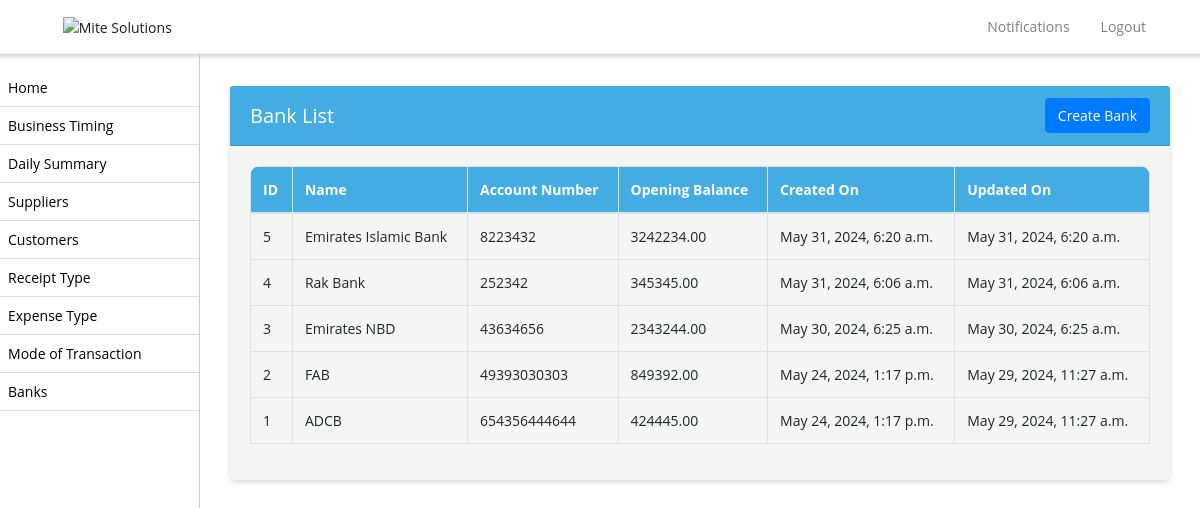
The page /banks/ (signed in) on the database its author committed.
### biztrackapp/models.py (models this page shows, shortened)
class Bank(models.Model):
    name = models.CharField(max_length=255, choices=BANK_CHOICES)
    account_number = models.CharField(max_length=50)
    opening_balance = models.DecimalField(max_digits=10, decimal_places=2)
    business_profile = models.CharField(max_length=255, null=True)
    status = models.BooleanField(default=False)
    created_on = models.DateTimeField(auto_now_add=True, null=True)
    update_on = models.DateTimeField(auto_now=True, null=True)

### biztrackapp/views.py (the view)
# urls.py: path('banks/', BankListView.as_view(), name='bank_list'),
class BankListView(ListView):
    model = Bank
    template_name = 'bank_list.html'
    def get_queryset(self):
        shop_admin = get_object_or_404(ShopAdmin, user=self.request.user)
        shop = shop_admin.shop
        business_profile = get_object_or_404(BusinessProfile, name=shop.name)
        return Bank.objects.filter(business_profile=business_profile.id).order_by('-created_on')

### biztrackapp/templates/bank_list.html (shortened to what this page needs)
{% extends 'base.html' %}
{% block content %}
<div class="container">
  <div class="card">
    <div class="card-header d-flex justify-content-between align-items-center">
      <h5 class="mb-0">Bank List</h5>
      <a href="{% url 'create_bank' %}" class="btn btn-primary float-right">Create Bank</a>
  </div>
    <div class="card-body">
      <div class="table-responsive">
        <table class="table table-bordered table-striped nowrap" id="banklist">
          <thead>
            <tr>
              <th>ID</th>
              <th>Name</th>
              <th>Account Number</th>
              <th>Opening Balance</th>
              <th>Created On</th>
              <th>Updated On</th>
            </tr>
          </thead>
          <tbody>
            {% for bank in object_list %}
            <tr>
              <td>{{ bank.id }}</td>
              <td>{{ bank.name }}</td>
              <td>{{ bank.account_number }}</td>
              <td>{{ bank.opening_balance }}</td>
              <td>{{ bank.created_on }}</td>
              <td>{{ bank.update_on }}</td>
            </tr>
            {% endfor %}
          </tbody>
        </table>
      </div>
    </div>
  </div>
</div>
{% endblock %}

### biztrackapp/templates/base.html (style rules this page uses)
body, p, h1, h2, h3, h4, h5, h6, a, li, label, input, div, span, small { font-family: "Open Sans", sans-serif !important; }
body, p, a, li, li>a { font-size:14px !important; }
body { padding-top: 56px; background-color: #ffffff !important; }
table thead { border-radius: 5px !important; }
table thead th { vertical-align: bottom; border-bottom: 2px solid #dee2e6; background-color: #42ace3 !important; color: #fff !important; }
tbody { border-bottom: 0px !important; background-color: #f5f5f5 !important; }
tbody>tr>td { background-color: #f5f5f5 !important; }
table { border:1px !important; }
div>.table-responsive, table, table>thead { border-radius: 10px !important; }
.card { border:0px !important; margin-top:15px; margin-bottom:15px; box-shadow: 0px 2px 6px -1px #ccc; }
.card-body { background-color: #f5f5f5 !important; }
.card-header { background-color: #42ace3 !important; color:#fff !important; }
.card-header>a, .card-header>h5 { color:#fff !important; }
a { text-decoration: none !important; }
.btn-primary { --bs-btn-color: #fff; --bs-btn-bg: #184b7c; --bs-btn-border-color: #184b7c; --bs-btn-hover-color: #000; --bs-btn-hover-bg: #1d5c96; --bs-btn-hover-border-color: #184b7c; --bs-btn-focus-shadow-rgb: 0, 155, 132; --bs-btn-active-color: #000; --bs-btn-active-bg: #33c5af; --bs-btn-active-border-color: #184b7c; --bs-btn-active-shadow: inset 0 3px 5px rgba(0, 0, 0, 0.125); --bs-btn-disabled-color: #000; --bs-btn-disabled-bg: #184b7c; --bs-btn-disabled-border-color: #184b7c; }

### rows shown on the page
Bank: id "5", name "Emirates Islamic Bank", account_number "8223432", opening_balance "3242234.00", created_on "May 31, 2024, 6:20 a.m.", update_on "May 31, 2024, 6:20 a.m."
Bank: id "4", name "Rak Bank", account_number "252342", opening_balance "345345.00", created_on "May 31, 2024, 6:06 a.m.", update_on "May 31, 2024, 6:06 a.m."
Bank: id "3", name "Emirates NBD", account_number "43634656", opening_balance "2343244.00", created_on "May 30, 2024, 6:25 a.m.", update_on "May 30, 2024, 6:25 a.m."
Bank: id "2", name "FAB", account_number "49393030303", opening_balance "849392.00", created_on "May 24, 2024, 1:17 p.m.", update_on "May 29, 2024, 11:27 a.m."
Bank: id "1", name "ADCB", account_number "654356444644", opening_balance "424445.00", created_on "May 24, 2024, 1:17 p.m.", update_on "May 29, 2024, 11:27 a.m."
